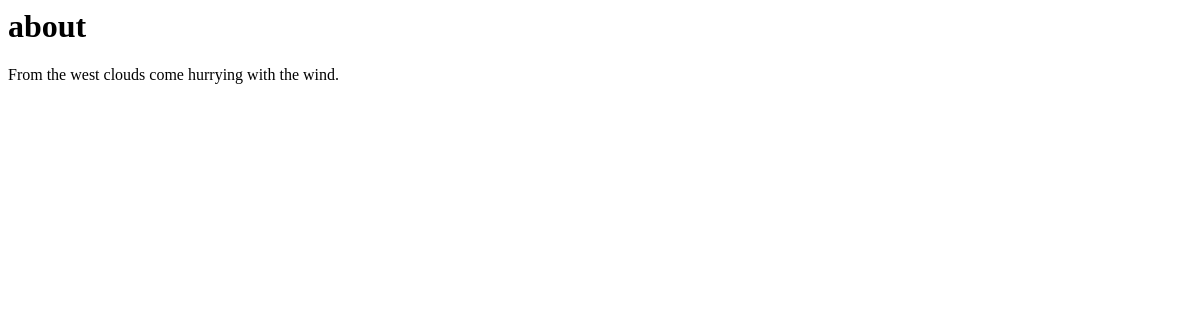
Page /about/ on the earlier database version.
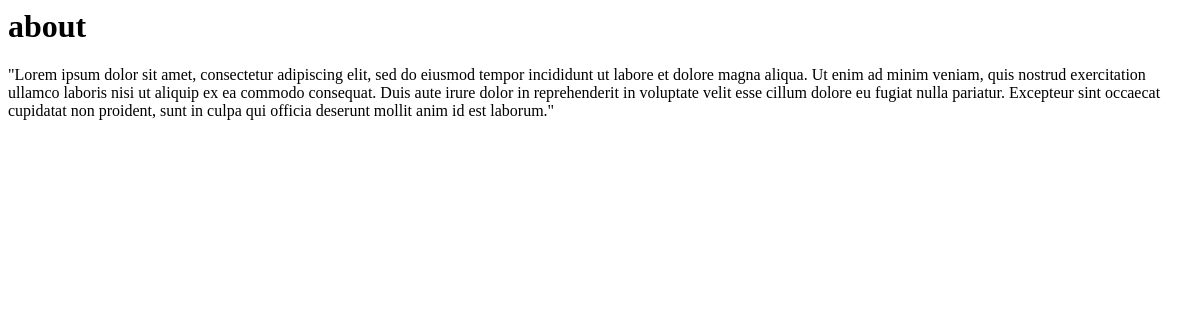
Same page on the later database version.
### about/models.py (models this page shows, shortened)
class About(models.Model):
    title = models.CharField(max_length=120)
    description = models.TextField(max_length=500)
    updated = models.DateTimeField(auto_now=True, auto_now_add=False)
    timestamp = models.DateTimeField(auto_now=False, auto_now_add=True)

### about/views.py (the view)
# urls.py: url(r'^about/', include('about.urls')),
def about(request):
    queryset = About.objects.all()
    context = {
        'description': queryset,
        'title': 'about'
    }
    return render(request,'about.html', context)

### templates/about.html
<div>
   <h1>{{ title }}</h1>
   {% for i in description %}
   {{i.description}}
   {% endfor %}
</div>

Differences in the rows shown:
changed About "about": description "From the west clouds come hurrying with the wind." → "\"Lorem ipsum dolor sit amet, consectetur adipiscing elit, sed do eiusmod tempor incididunt ut labore et dolore magna aliqua. Ut enim ad minim veniam, quis nostrud exercitation ullamco laboris nisi ut aliquip ex ea commodo consequat. Duis aute irure dolor in reprehenderit in voluptate velit esse cillum dolore eu fugiat nulla pariatur. Excepteur sint occaecat cupidatat non proident, sunt in culpa qui officia deserunt mollit anim id est laborum.\""
